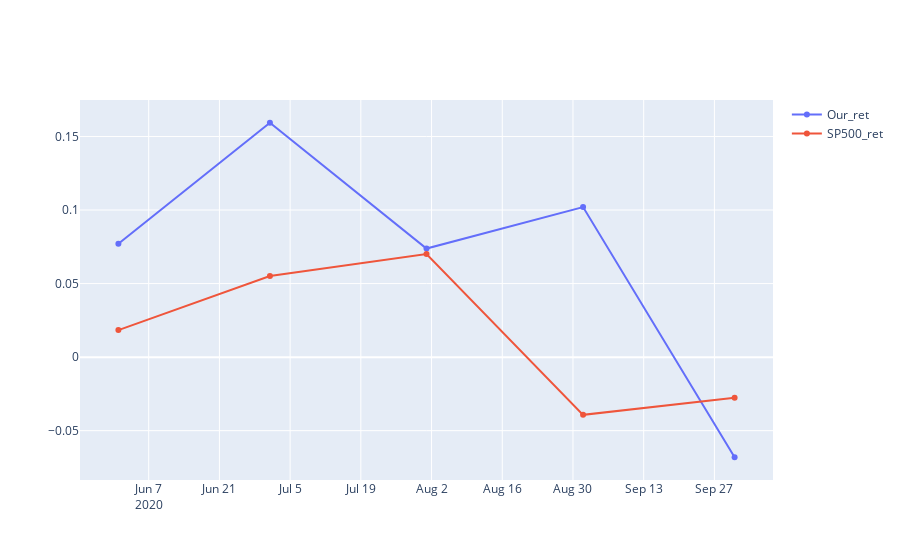

The code cell stored with this chart in its notebook:
### Markdown cell above
## 수익률 차트

### Code cell
fig = go.Figure()
fig.add_trace(go.Scatter(x=df.dateInt, y=df['portfolio_ret'],
                    mode='lines+markers',
                    name='Our_ret'))
fig.add_trace(go.Scatter(x=sp.Date, y=sp['sp_ret'],
                    mode='lines+markers',
                    name='SP500_ret'))

fig.show()

### Figure 1 — Plotly figure (JSON) as saved in the notebook; plotly's stock layout.template omitted (floating-point values rounded to 4 significant figures)
{"data": [{"mode": "lines+markers", "name": "Our_ret", "type": "scatter", "x": ["2020-06-01", "2020-07-01", "2020-08-01", "2020-09-01", "2020-10-01"], "y": [0.07711, 0.1593, 0.07383, 0.102, -0.06807]}, {"mode": "lines+markers", "name": "SP500_ret", "type": "scatter", "x": ["2020-06-01", "2020-07-01", "2020-08-01", "2020-09-01", "2020-10-01"], "y": [0.01839, 0.0551, 0.07006, -0.03923, -0.02767]}], "layout": {}}
